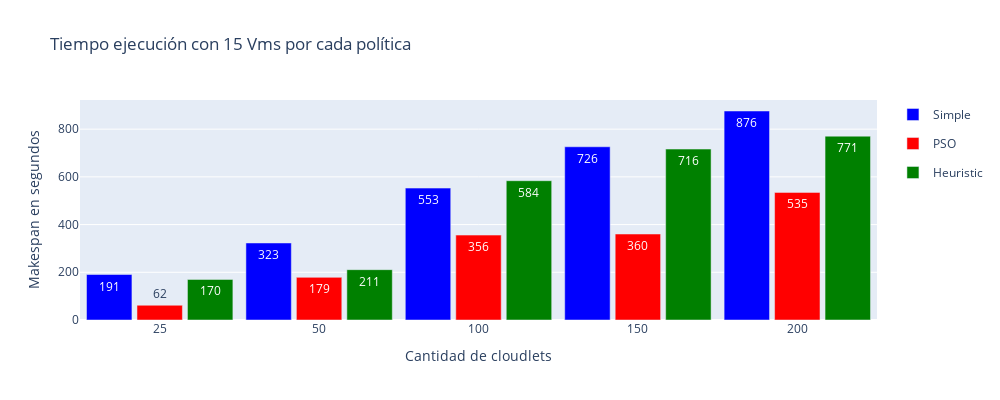

The cell this chart's notebook holds for it:
### Code cell
# obtenemos los tiempos de ejecucion de cada broker en los cuales se ejecutaron con 15 vms
tiempos_vms = {}
for scenario in all_cases_brokers.keys():
    current_case = all_cases_brokers[scenario]
    vms = scenario.split('-')[1]
    cloudlets = scenario.split('-')[2]
    if(vms != '15'):
        continue
    if(cloudlets not in tiempos_vms):
        tiempos_vms[cloudlets] = {}
    if(vms not in tiempos_vms[cloudlets]):
        tiempos_vms[cloudlets] = {}

    for broker in current_case['Broker'].unique():
        if broker == 'DatacenterBrokerSimple':
            new_name = 'Simple'
        elif broker == 'DatacenterBrokerPSO':
            new_name = 'PSO'
        else:
            new_name = 'Heuristic'
        broker_data = current_case[current_case['Broker'] == broker]
        tiempos_vms[cloudlets][new_name] = float(broker_data['Maskespan'].values[0])
tiempos_vms = dict(sorted(tiempos_vms.items(), key=lambda item: int(item[0])))
# Crear el gráfico
fig = go.Figure()
# color_map = {
#     'Simple': 'turquoise',
#     'PSO': 'orangered',
#     'Heuristic': 'wheat'
# }

show = True
# Agregar las barras para cada broker en cada escenario
for scenario, data in tiempos_vms.items():
    for i, (broker, tiempo) in enumerate(data.items()):
        fig.add_trace(go.Bar(
            x=[scenario],
            y=[tiempo],
            name=broker,
            legendgroup=broker,
            showlegend=show,
            text=f'{float(tiempo):.0f}',  # Agregar información al tooltip
            hoverinfo='text',
            offsetgroup=i,  # Asegurar que las barras estén centradas
            marker_color=color_map[broker],  # Asignar un color a cada broker
        ))
    show =False

# Configurar el layout del gráfico
fig.update_layout(
    barmode='group',
    xaxis_title='Cantidad de cloudlets',
    yaxis_title='Makespan en segundos',
    title='Tiempo ejecución con 15 Vms por cada política',
    xaxis={'type': 'category'},  # Asegurar que el eje x sea categórico
    bargap=0.05,  # Reducir la separación entre barras dentro de un grupo
    bargroupgap=0.1,  # Reducir la separación entre grupos de barras
    width=1000,
    height= 400,
)

# Mostrar el gráfico
fig.show()

### Figure 1 — Plotly figure (JSON) as saved in the notebook; plotly's stock layout.template omitted (floating-point values rounded to 4 significant figures)
{"data": [{"hoverinfo": "text", "legendgroup": "Simple", "marker": {"color": "blue"}, "name": "Simple", "offsetgroup": "0", "showlegend": true, "text": "191", "type": "bar", "x": ["25"], "y": [190.7]}, {"hoverinfo": "text", "legendgroup": "PSO", "marker": {"color": "red"}, "name": "PSO", "offsetgroup": "1", "showlegend": true, "text": "62", "type": "bar", "x": ["25"], "y": [61.88]}, {"hoverinfo": "text", "legendgroup": "Heuristic", "marker": {"color": "green"}, "name": "Heuristic", "offsetgroup": "2", "showlegend": true, "text": "170", "type": "bar", "x": ["25"], "y": [170.1]}, {"hoverinfo": "text", "legendgroup": "Simple", "marker": {"color": "blue"}, "name": "Simple", "offsetgroup": "0", "showlegend": false, "text": "323", "type": "bar", "x": ["50"], "y": [322.9]}, {"hoverinfo": "text", "legendgroup": "PSO", "marker": {"color": "red"}, "name": "PSO", "offsetgroup": "1", "showlegend": false, "text": "179", "type": "bar", "x": ["50"], "y": [178.7]}, {"hoverinfo": "text", "legendgroup": "Heuristic", "marker": {"color": "green"}, "name": "Heuristic", "offsetgroup": "2", "showlegend": false, "text": "211", "type": "bar", "x": ["50"], "y": [211.0]}, {"hoverinfo": "text", "legendgroup": "Simple", "marker": {"color": "blue"}, "name": "Simple", "offsetgroup": "0", "showlegend": false, "text": "553", "type": "bar", "x": ["100"], "y": [552.9]}, {"hoverinfo": "text", "legendgroup": "PSO", "marker": {"color": "red"}, "name": "PSO", "offsetgroup": "1", "showlegend": false, "text": "356", "type": "bar", "x": ["100"], "y": [355.9]}, {"hoverinfo": "text", "legendgroup": "Heuristic", "marker": {"color": "green"}, "name": "Heuristic", "offsetgroup": "2", "showlegend": false, "text": "584", "type": "bar", "x": ["100"], "y": [583.9]}, {"hoverinfo": "text", "legendgroup": "Simple", "marker": {"color": "blue"}, "name": "Simple", "offsetgroup": "0", "showlegend": false, "text": "726", "type": "bar", "x": ["150"], "y": [726.1]}, {"hoverinfo": "text", "legendgroup": "PSO", "marker": {"color": "red"}, "name": "PSO", "offsetgroup": "1", "showlegend": false, "text": "360", "type": "bar", "x": ["150"], "y": [360.4]}, {"hoverinfo": "text", "legendgroup": "Heuristic", "marker": {"color": "green"}, "name": "Heuristic", "offsetgroup": "2", "showlegend": false, "text": "716", "type": "bar", "x": ["150"], "y": [716.5]}, {"hoverinfo": "text", "legendgroup": "Simple", "marker": {"color": "blue"}, "name": "Simple", "offsetgroup": "0", "showlegend": false, "text": "876", "type": "bar", "x": ["200"], "y": [876.1]}, {"hoverinfo": "text", "legendgroup": "PSO", "marker": {"color": "red"}, "name": "PSO", "offsetgroup": "1", "showlegend": false, "text": "535", "type": "bar", "x": ["200"], "y": [534.9]}, {"hoverinfo": "text", "legendgroup": "Heuristic", "marker": {"color": "green"}, "name": "Heuristic", "offsetgroup": "2", "showlegend": false, "text": "771", "type": "bar", "x": ["200"], "y": [770.6]}], "layout": {"bargap": 0.05, "bargroupgap": 0.1, "barmode": "group", "height": 400, "title": {"text": "Tiempo ejecución con 15 Vms por cada política"}, "width": 1000, "xaxis": {"title": {"text": "Cantidad de cloudlets"}, "type": "category"}, "yaxis": {"title": {"text": "Makespan en segundos"}}}}
